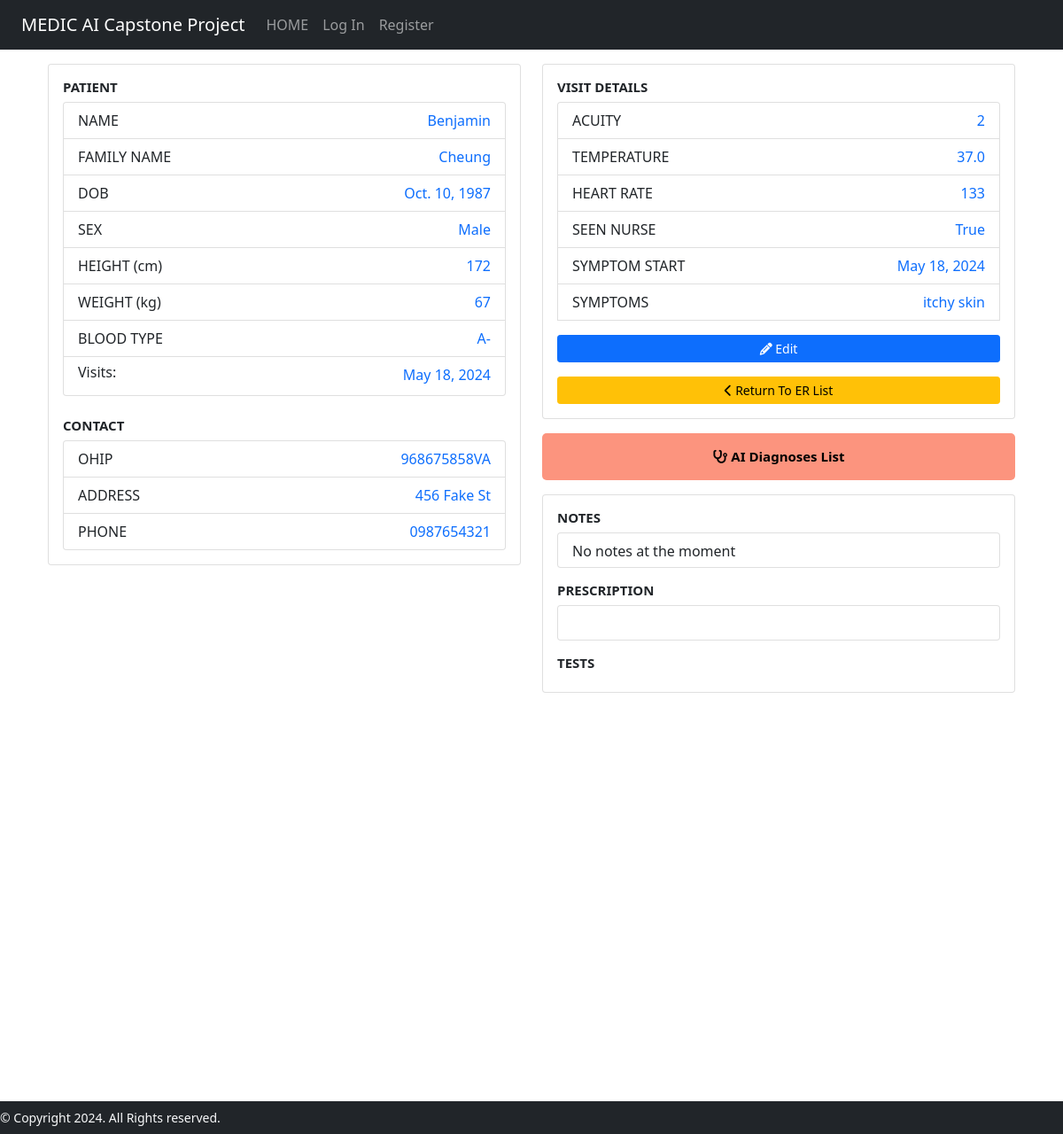
The app's page /patientinfo/2, older data.
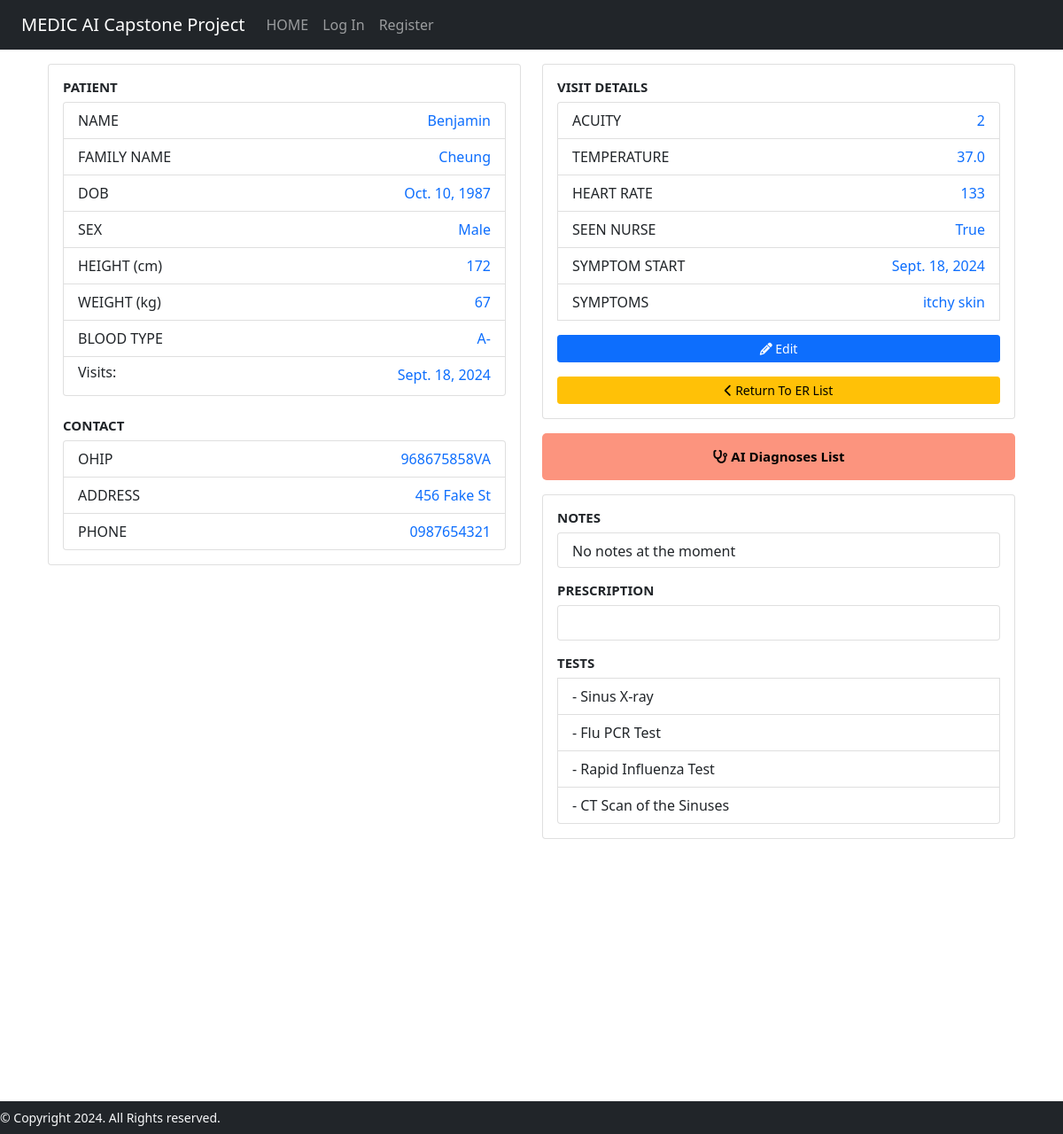
The same page, newer data.
### medicAI/models.py (models this page shows, shortened)
class Hospital_Visit(models.Model):
    ACUITY_CHOICES = [
        ('1', '1'),
        ('2', '2'),
        ('3', '3'),
        ('4', '4'),
        ('5', '5'),
    ]
    patient = models.ForeignKey(Patient, on_delete=models.CASCADE)
    symptom_start_date = models.DateField(default=timezone.now, blank=True)
    acuity = models.CharField(max_length=1, choices=ACUITY_CHOICES, default='5')
    temperature = models.DecimalField(
        max_digits=3,
        decimal_places=1,
        null=True,
        blank=True,
        validators=[MinValueValidator(30), MaxValueValidator(45)]
    )
    heart_rate = models.IntegerField(null=True, blank=True)
    prescription = models.CharField(max_length=200, blank=True)
    diagnosis = models.CharField(max_length=200, blank=True)
    seen_nurse = models.BooleanField(default=False)
    er_doctor = models.ForeignKey(User, on_delete=models.CASCADE, null=True)
    symptoms = models.CharField(max_length=500, null=True, blank=True)

class Medical_Test(models.Model):
    hospital_visit = models.ForeignKey(Hospital_Visit, on_delete=models.CASCADE)
    date = models.DateField(default=timezone.now, blank=False)
    test_name = models.CharField(max_length=200, null=False, blank=False)
    test_notes = models.CharField(max_length=500, null=True, blank=True)

### medicAI/views.py (the view)
# urls.py: path("patientinfo/<str:patient_id>", views.patient_info, name="patientinfo"),
def patient_info(request, patient_id):
    patient = Patient.objects.get(pk=patient_id)
    visit_list = Hospital_Visit.objects.filter(patient=patient_id).order_by('-symptom_start_date')
    most_recent_visit = visit_list.first()
    tests = Medical_Test.objects.filter(hospital_visit=most_recent_visit)
    current_patient = request.session['current_patient'] = patient_id
    context= {
        'patient': patient,
        'visit_list' : visit_list,
        'current_visit': most_recent_visit,
        'tests': tests
    }
    return render(request, "medicAI/patientinfo.html", context)

### medicAI/templates/medicAI/patientinfo.html (shortened to what the changed rows need)
{% extends "medicAI/layout.html" %}
{% block body %}
<div class="container" style="margin-top: 1rem; margin-bottom: 3rem;">
    <div class="row">
        <div class="col-md-6">
            <div class="card" style="margin-bottom: 1rem;">
                <div class="card-body">
                    <ul class="list-group">
                        <li class="list-group-item" style="display: inline-block;">
                            <ul class="list-group text-primary" style="list-style-type: none; padding-left: 0;float: right;">
                                {% for visit in visit_list %}
                                <li>{{ visit.symptom_start_date }}</li>
                                {% endfor %}
                            </ul>
                        </li>
                    </ul>
                    <br/>
                </div>
            </div>
        </div>
        <div class="col-md-6">
            <div class="card" style="margin-bottom: 1rem;">
                <div class="card-body">
                    <ul class="list-group">
                        <li class="list-group-item">
                            <span style="float: left;">ACUITY</span>
                            <span class="text-primary" style="float: right;">{{ current_visit.acuity }}</span>
                        </li>
                        <li class="list-group-item">
                            <span style="float: left;">TEMPERATURE</span>
                            <span class="text-primary" style="float: right;">{{ current_visit.temperature }}</span>
                        </li>
                        <li class="list-group-item">
                            <span style="float: left;">HEART RATE</span>
                            <span class="text-primary" style="float: right;">{{ current_visit.heart_rate }}</span>
                        </li>
                        <li class="list-group-item">
                            <span style="float: left;">SEEN NURSE</span>
                            <span class="text-primary" style="float: right;">{{ current_visit.seen_nurse }}</span>
                        </li>
                        <li class="list-group-item">
                            <span style="float: left;">SYMPTOM START</span>
                            <span class="text-primary" style="float: right;">{{ current_visit.symptom_start_date }}</span>
                        </li>
                        <li class="list-group-item">
                            <span style="float: left;">SYMPTOMS</span>
                            <span class="text-primary" style="float: right;">{{ current_visit.symptoms }}</span>
                        </li>
                    </ul>
                </div>
            </div>
            <div class="card">
                <div class="card-body">
                    <ul class="list-group">
                        <li class="list-group-item" style="height: 2.5rem;">{{ current_visit.diagnosis }}</li>
                    </ul>
                    <ul class="list-group">
                        <h5 class="card-title" style="font-size: 15px; font-weight: bold; margin-top: 1rem;">TESTS</h5>
                        {% for test in tests %}
                            <li class="list-group-item">- {{ test.test_name }}</li>
                        {% endfor %}
                    </ul>
                </div>
            </div>
        </div>
    </div>
</div>
{% endblock %}

Row changes from the older to the newer data that the page shows:
changed Hospital_Visit "True": symptom_start_date "May 18, 2024" → "Sept. 18, 2024"
added Medical_Test: test_name "Sinus X-ray"
added Medical_Test: test_name "Flu PCR Test"
added Medical_Test: test_name "Rapid Influenza Test"
added Medical_Test: test_name "CT Scan of the Sinuses"
